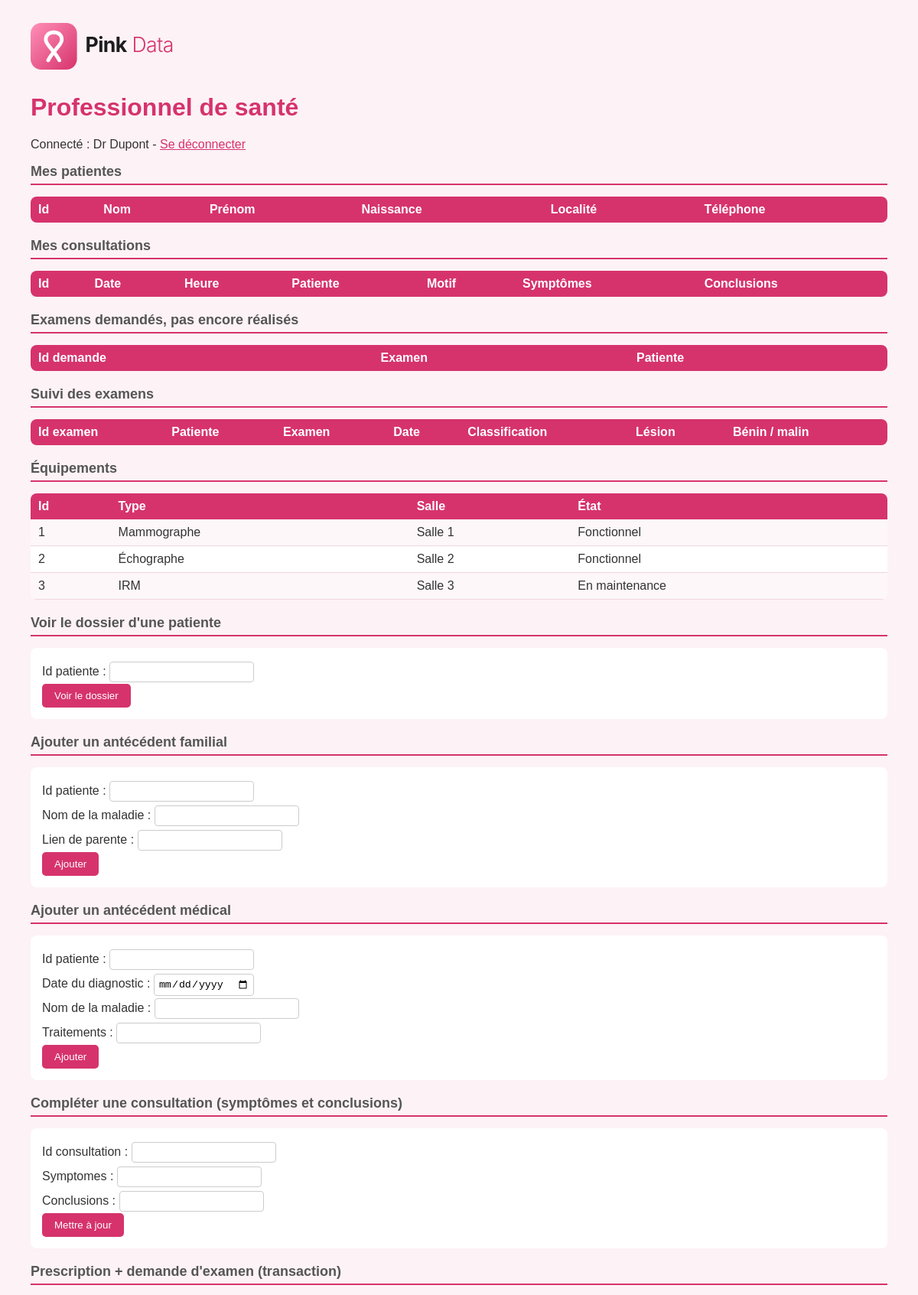
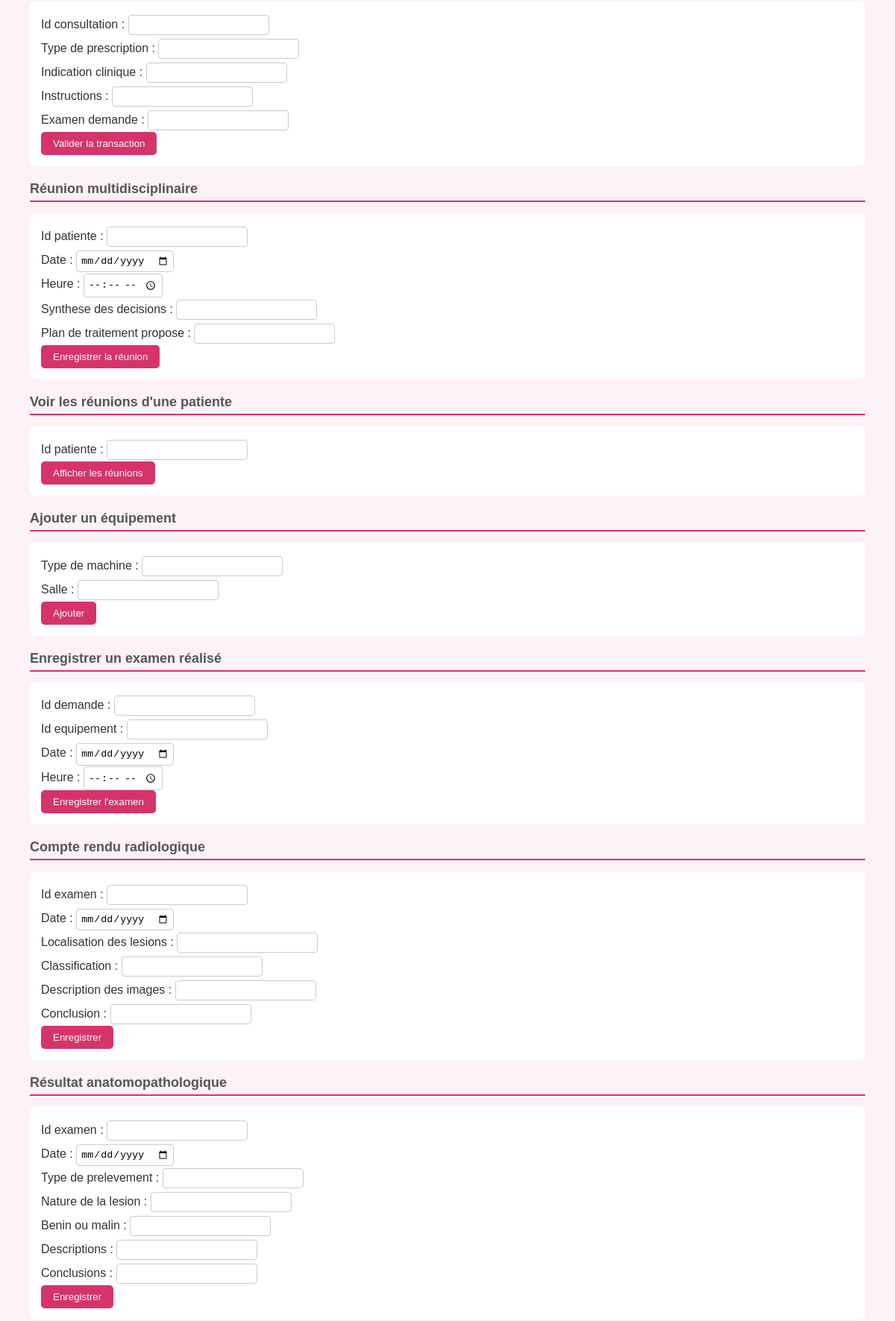
The app's page /praticien/index.php (signed in, upper part) with its own data (2 pictures, top to bottom).
### tables this page shows
CREATE TABLE Equipement (
    Id_Equipement       INT AUTO_INCREMENT PRIMARY KEY,
    Type_machine        VARCHAR(60),
    Localisation_salle  VARCHAR(60),
    Etat_fonctionnement VARCHAR(30)
);

### praticien/index.php (the view, shortened to what this page needs)
<?php
require __DIR__ . '/../connexion.php';
?>
<html>
<head>
<link rel="stylesheet" href="../style.css">
</head>
<body>
<img src="../logo.svg" alt="Pink Data" width="200">
<h1>Professionnel de santé</h1>
<p>Connecté : Dr <?php echo $_SESSION['nom']; ?> - <a href="../deconnexion.php">Se déconnecter</a></p>
<h2>Mes patientes</h2>
<table>
<tr><th>Id</th><th>Nom</th><th>Prénom</th><th>Naissance</th><th>Localité</th><th>Téléphone</th></tr>
</table>
<h2>Mes consultations</h2>
<table>
<tr><th>Id</th><th>Date</th><th>Heure</th><th>Patiente</th><th>Motif</th><th>Symptômes</th><th>Conclusions</th></tr>
</table>
<h2>Examens demandés, pas encore réalisés</h2>
<table>
<tr><th>Id demande</th><th>Examen</th><th>Patiente</th></tr>
</table>
<h2>Suivi des examens</h2>
<table>
<tr><th>Id examen</th><th>Patiente</th><th>Examen</th><th>Date</th><th>Classification</th><th>Lésion</th><th>Bénin / malin</th></tr>
</table>
<h2>Équipements</h2>
<table>
<tr><th>Id</th><th>Type</th><th>Salle</th><th>État</th></tr>
<?php
$sql = "SELECT * FROM Equipement";
$resultat=$base->query($sql);
while($ligne=$resultat->fetch(PDO::FETCH_ASSOC))
{
	$id=$ligne['Id_Equipement'];
	$Type=$ligne['Type_machine'];
	$Salle=$ligne['Localisation_salle'];
	$Etat=$ligne['Etat_fonctionnement'];
	echo "<tr><td>$id</td><td>$Type</td><td>$Salle</td><td>$Etat</td></tr>";
}
?>
</table>
<h2>Voir le dossier d'une patiente</h2>
<form action="jointure_patiente.php" method="post">
    Id patiente : <input type="number" name="Id_Patiente"><br>
    <input type="submit" value="Voir le dossier">
</form>
<h2>Ajouter un antécédent familial</h2>
<form action="ajout_antecedent_familial.php" method="post">
    Id patiente : <input type="number" name="Id_Patiente"><br>
    Nom de la maladie : <input type="text" name="Nom_maladie"><br>
    Lien de parente : <input type="text" name="Lien_parente"><br>
    <input type="submit" value="Ajouter">
</form>
<h2>Ajouter un antécédent médical</h2>
<form action="ajout_antecedent_medical.php" method="post">
    Id patiente : <input type="number" name="Id_Patiente"><br>
    Date du diagnostic : <input type="date" name="Date_diagnostic"><br>
    Nom de la maladie : <input type="text" name="Nom_maladie"><br>
    Traitements : <input type="text" name="Traitements"><br>
    <input type="submit" value="Ajouter">
</form>
<h2>Compléter une consultation (symptômes et conclusions)</h2>
<form action="update_consultation.php" method="post">
    Id consultation : <input type="number" name="Id_Consultation"><br>
    Symptomes : <input type="text" name="Symptomes_observes"><br>
    Conclusions : <input type="text" name="Conclusions"><br>
    <input type="submit" value="Mettre à jour">
</form>
<h2>Prescription + demande d'examen (transaction)</h2>
<form action="transaction_prescription.php" method="post">
    Id consultation : <input type="number" name="Id_Consultation"><br>
    Type de prescription : <input type="text" name="Type_prescription"><br>
    Indication clinique : <input type="text" name="Indication_clinique"><br>
    Instructions : <input type="text" name="Instructions_complementaires"><br>
    Examen demande : <input type="text" name="Type_examen_demande"><br>
    <input type="submit" value="Valider la transaction">
</form>
<h2>Réunion multidisciplinaire</h2>
<form action="ajout_reunion.php" method="post">
    Id patiente : <input type="number" name="Id_Patiente"><br>
    Date : <input type="date" name="Date_reunion"><br>
    Heure : <input type="time" name="Heure_reunion"><br>
    Synthese des decisions : <input type="text" name="Synthese_decisions"><br>
    Plan de traitement propose : <input type="text" name="Plan_traitement_propose"><br>
    <input type="submit" value="Enregistrer la réunion">
</form>
<h2>Voir les réunions d'une patiente</h2>
<form action="affichage_reunion.php" method="post">
    Id patiente : <input type="number" name="Id_Patiente"><br>
    <input type="submit" value="Afficher les réunions">
</form>
<h2>Ajouter un équipement</h2>
<form action="ajout_equipement.php" method="post">
    Type de machine : <input type="text" name="Type_machine"><br>
    Salle : <input type="text" name="Localisation_salle"><br>
    <input type="submit" value="Ajouter">
</form>
<h2>Enregistrer un examen réalisé</h2>
<form action="ajout_examen.php" method="post">
    Id demande : <input type="number" name="Id_Demande"><br>
    Id equipement : <input type="number" name="Id_Equipement"><br>
    Date : <input type="date" name="Date_examen"><br>
    Heure : <input type="time" name="Heure_examen"><br>
    <input type="submit" value="Enregistrer l'examen">
</form>
<h2>Compte rendu radiologique</h2>
<form action="ajout_cr_radio.php" method="post">
    Id examen : <input type="number" name="Id_Examen"><br>
    Date : <input type="date" name="Date_compte_rendu"><br>
    Localisation des lesions : <input type="text" name="Localisation_lesions"><br>
    Classification : <input type="text" name="Classification"><br>
    Description des images : <input type="text" name="Description_images"><br>
    Conclusion : <input type="text" name="Conclusion"><br>
    <input type="submit" value="Enregistrer">
</form>
<h2>Résultat anatomopathologique</h2>
<form action="ajout_anapath.php" method="post">
    Id examen : <input type="number" name="Id_Examen"><br>
    Date : <input type="date" name="Date_resultat"><br>
    Type de prelevement : <input type="text" name="Type_prelevement"><br>
    Nature de la lesion : <input type="text" name="Nature_lesion"><br>
    Benin ou malin : <input type="text" name="Caractere_benin_malin"><br>
    Descriptions : <input type="text" name="Descriptions"><br>
    Conclusions : <input type="text" name="Conclusions"><br>
    <input type="submit" value="Enregistrer">
</form>
</body>
</html>

### style.css (style rules this page uses)
body { font-family: Arial, sans-serif; background: #fdf2f6; margin: 0; padding: 30px 40px; color: #333; }
h1 { color: #d6336c; }
h2 { color: #555; font-size: 18px; border-bottom: 2px solid #d6336c; padding-bottom: 5px; }
form { background: white; padding: 15px; border-radius: 8px; margin-bottom: 20px; line-height: 2; }
input[type=text], input[type=number], input[type=date], input[type=time], input[type=password] { padding: 5px; border: 1px solid #ccc; border-radius: 4px; }
input[type=submit] { background: #d6336c; color: white; border: none; padding: 8px 16px; border-radius: 5px; cursor: pointer; }
a { color: #d6336c; }
img { margin-bottom: 10px; }
table { border-collapse: collapse; width: 100%; background: white; border-radius: 8px; overflow: hidden; margin-bottom: 20px; }
th { background: #d6336c; color: white; text-align: left; padding: 8px 10px; }
td { padding: 8px 10px; border-bottom: 1px solid #f0d5df; }
tr:nth-child(even) td { background: #fdf7f9; }

### records on screen
equipement: Id_Equipement "1", Type_machine "Mammographe", Localisation_salle "Salle 1", Etat_fonctionnement "Fonctionnel"
equipement: Id_Equipement "2", Type_machine "Échographe", Localisation_salle "Salle 2", Etat_fonctionnement "Fonctionnel"
equipement: Id_Equipement "3", Type_machine "IRM", Localisation_salle "Salle 3", Etat_fonctionnement "En maintenance"

### other values on screen
$_SESSION['nom'] "Dupont"
